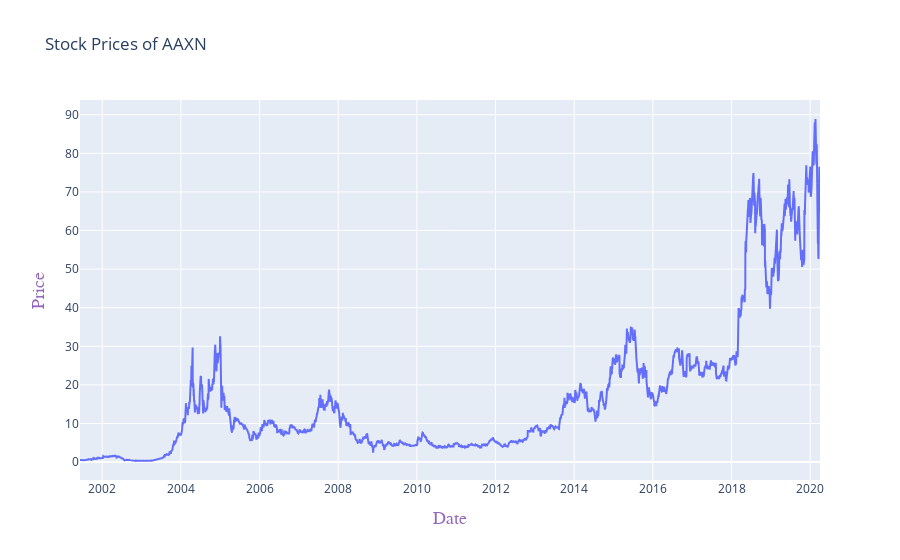

The notebook cell saved with this chart:
### Code cell
iplot(plot)

### Figure 1 — Plotly figure (JSON) as saved in the notebook; plotly's stock layout.template omitted (floating-point values rounded to 4 significant figures; data arrays with more than 128 entries replaced by an {"elided": "..."} marker saying what was removed)
{"data": [{"type": "scatter", "x": {"elided": "4729 str values"}, "y": {"elided": "4729 float values"}}], "layout": {"title": {"text": "Stock Prices of AAXN"}, "xaxis": {"title": {"font": {"color": "#9467bd", "family": "Courier New , monospace", "size": 18}, "text": "Date"}}, "yaxis": {"title": {"font": {"color": "#9467bd", "family": "Courier New , monospace", "size": 18}, "text": "Price"}}}}
